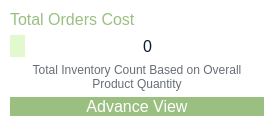
                 <widget class="QFrame" name="horizontalFrame_2">
                  <property name="styleSheet">
                   <string notr="true">background-color: rgb(255, 255, 255);
border-radius: 20px;</string>
                  </property>
                  <layout class="QHBoxLayout" name="horizontalLayout_47">
                   <property name="leftMargin">
                    <number>10</number>
                   </property>
                   <property name="topMargin">
                    <number>10</number>
                   </property>
                   <property name="rightMargin">
                    <number>10</number>
                   </property>
                   <property name="bottomMargin">
                    <number>10</number>
                   </property>
                   <item>
                    <layout class="QVBoxLayout" name="verticalLayout_23">
                     <item>
                      <widget class="QLabel" name="label_64">
                       <property name="sizePolicy">
                        <sizepolicy hsizetype="Preferred" vsizetype="Fixed">
                         <horstretch>0</horstretch>
                         <verstretch>0</verstretch>
                        </sizepolicy>
                       </property>
                       <property name="font">
                        <font>
                         <pointsize>12</pointsize>
                        </font>
                       </property>
                       <property name="styleSheet">
                        <string notr="true">color: #9ABF80;</string>
                       </property>
                       <property name="text">
                        <string>Total Orders Cost</string>
                       </property>
                      </widget>
                     </item>
                     <item>
                      <layout class="QGridLayout" name="gridLayout_19">
                       <item row="0" column="1">
                        <widget class="QLabel" name="Total_orders_cost_label">
                         <property name="font">
                          <font>
                           <pointsize>12</pointsize>
                          </font>
                         </property>
                         <property name="styleSheet">
                          <string notr="true">color: rgb(14, 28, 44);</string>
                         </property>
                         <property name="text">
                          <string>0</string>
                         </property>
                         <property name="alignment">
                          <set>Qt::AlignmentFlag::AlignCenter</set>
                         </property>
                         <property name="wordWrap">
                          <bool>true</bool>
                         </property>
                        </widget>
                       </item>
                       <item row="0" column="0">
                        <widget class="QLabel" name="label_69">
                         <property name="sizePolicy">
                          <sizepolicy hsizetype="Fixed" vsizetype="Fixed">
                           <horstretch>0</horstretch>
                           <verstretch>0</verstretch>
                          </sizepolicy>
                         </property>
                         <property name="styleSheet">
                          <string notr="true">background-color: rgb(225, 249, 205);
padding: 4px;
border-radius: 10px;</string>
                         </property>
                         <property name="text">
                          <string/>
                         </property>
                         <property name="pixmap">
                          <pixmap resource="resources.qrc">:/resources/orders-icons/Total_Orders_Cost.svg</pixmap>
                         </property>
                         <property name="scaledContents">
                          <bool>true</bool>
                         </property>
                        </widget>
                       </item>
                      </layout>
                     </item>
                     <item>
                      <widget class="QLabel" name="label_66">
                       <property name="sizePolicy">
                        <sizepolicy hsizetype="Preferred" vsizetype="Fixed">
                         <horstretch>0</horstretch>
                         <verstretch>0</verstretch>
                        </sizepolicy>
                       </property>
                       <property name="styleSheet">
                        <string notr="true">color: rgb(104, 109, 118);</string>
                       </property>
                       <property name="text">
                        <string>Total Inventory Count Based on Overall Product Quantity</string>
                       </property>
                       <property name="alignment">
                        <set>Qt::AlignmentFlag::AlignCenter</set>
                       </property>
                       <property name="wordWrap">
                        <bool>true</bool>
                       </property>
                      </widget>
                     </item>
                     <item>
                      <widget class="QPushButton" name="pushButton_23">
                       <property name="maximumSize">
                        <size>
                         <width>16777215</width>
                         <height>40</height>
                        </size>
                       </property>
                       <property name="font">
                        <font>
                         <pointsize>12</pointsize>
                        </font>
                       </property>
                       <property name="styleSheet">
                        <string notr="true">QPushButton{
background: #9ABF80;
color: rgb(255, 255, 255);
border:none;
border-radius: 10px;
}
QPushButton:hover{
	background-color: rgb(110, 136, 91);
}</string>
                       </property>
                       <property name="text">
                        <string>Advance View</string>
                       </property>
                       <property name="icon">
                        <iconset>
                         <normalon>:/resources/product-icons/advance_view.svg</normalon>
                        </iconset>
                       </property>
                       <property name="iconSize">
                        <size>
                         <width>28</width>
                         <height>28</height>
                        </size>
                       </property>
                      </widget>
                     </item>
                    </layout>
                   </item>
                  </layout>
                 </widget>
